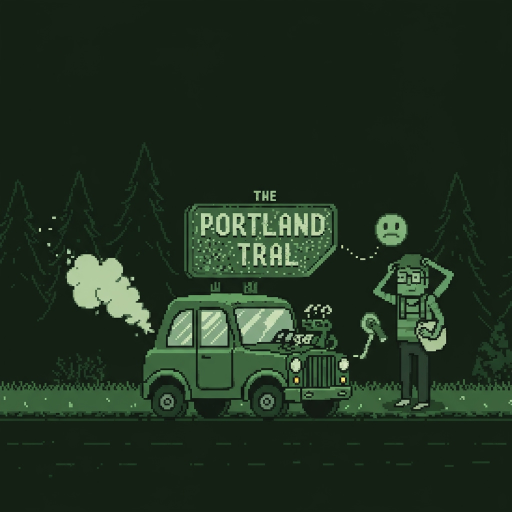
#> input picture images/the_portland_trail_00000.jpg, 1024 x 1024 px (shown at 1/2 size)
$ python -i prepare-assets.py   (imports and definitions only)
#> lines starting #> are read from the running program, lines starting #| are printed output that depends on the picture
# /// script
# requires-python = ">=3.10"
# dependencies = [
#     "pillow==12.3.0",
#     "fonttools==4.66.1",
#     "brotli==1.2.0",
# ]
# ///
"""Regenerate every file under app/assets from the preserved originals.

    uv run app/scripts/prepare-assets.py                  everything
    uv run app/scripts/prepare-assets.py --only scenes    or sprites, icons, font

Paths come from this file's location, so it runs from any directory (`npm run assets` starts it in app/).
Sources are only read: the scene JPEGs in images/, the masters in docs/handoff/graphics-v1 through -v5, and the
glyph sheet app/scripts/pixel-font.txt. The versions above are pinned because the output bytes depend on them.

    app/assets/scenes/<id>.webp            crop, sign repairs, WebP quality 82, at most 1536 wide
    app/assets/scenes/<id>-960.webp        the same at 960 wide, quality 78 (a narrower scene is not enlarged)
    app/assets/sprites/<name>.png          portraits, supply icons and the van, cut from the graphics-v1 masters
    app/assets/icons/<name>.png            app icons from graphics-v2/app-icon.png
    app/assets/fonts/portland-pixel.woff2  Portland Pixel, built by pixelfont.py and checked against the sheet
    app/assets/manifest.json               source and its hash, crop, repairs, size, bytes and hash of every file

Preview sheets for checking the results by eye go to app/test-results/assets/, which Git ignores. Nothing is
written anywhere else. The same sources give the same bytes, so a second run changes nothing.
"""

from __future__ import annotations

import argparse
import hashlib
import io
import json
import sys
from pathlib import Path

sys.dont_write_bytecode = True  # importing pixelfont must not leave app/scripts/__pycache__/ behind

HERE = Path(__file__).resolve().parent
sys.path.insert(0, str(HERE))

import brotli  # noqa: E402
import fontTools  # noqa: E402
import PIL  # noqa: E402
from PIL import Image, ImageDraw, ImageOps  # noqa: E402

import pixelfont  # noqa: E402

ROOT = HERE.parents[1]
ASSETS = ROOT / 'app' / 'assets'
PREVIEWS = ROOT / 'app' / 'test-results' / 'assets'
CATEGORIES = ('scenes', 'sprites', 'icons', 'font')

SCENE_WIDTH, SCENE_QUALITY = 1536, 82
PHONE_WIDTH, PHONE_QUALITY = 960, 78
WEBP_METHOD = 6  # the slowest and smallest


def original(number: int) -> str:
    return f'images/the_portland_trail_{number:05d}.jpg'


# Scene id: (source, crop as (left, top, right, bottom) or None), as in spec section 7.
SCENES = {
    'title': ('docs/handoff/graphics-v5/title-road-ahead.png', None),
    'travel': (original(8), (0, 340, 1024, 940)),
    'departure': (original(5), None),
    'rest-stop': (original(11), None),
    'motel': (original(12), (0, 195, 1024, 1024)),
    'landmark': (original(18), None),
    'crypto': (original(10), None),
    'food-carts': (original(1), None),
    'victory': (original(16), (0, 175, 1024, 1024)),
    'loss': (original(4), (0, 180, 1024, 865)),
    'breakdown': (original(0), (0, 340, 1024, 1024)),
    'doomscrolling': (original(13), (0, 160, 1024, 1024)),
    'illness': (original(3), None),
    'free-box': (original(15), (0, 125, 1024, 1024)),
    'wifi': (original(2), (0, 105, 1024, 865)),
    'nft': (original(14), None),
    'bike-convoy': (original(6), (287, 250, 1024, 900)),
    'city-street': (original(7), (0, 110, 1024, 1024)),
    'outbreak': (original(9), (0, 70, 1024, 930)),
    **{
        name: (f'docs/handoff/graphics-v2/{name}.png', None)
        for name in ('mushroom-market', 'river-ferry', 'forest-camp', 'bookshop', 'road-forest')
    },
    **{name: (f'docs/handoff/graphics-v3/{name}.png', None) for name in ('road-river', 'road-city', 'heatwave')},
    **{
        name: (f'docs/handoff/graphics-v4/{name}.png', None)
        for name in ('road-pines', 'road-outskirts', 'sasquatch', 'toll-troll', 'brunch-line')
    },
}

# Sign repairs (L7), applied to the cropped scene before it is encoded. `rect` is the part of the sign's interior
# that is painted flat in `fill`: (left, top, right, bottom) in the cropped image, right and bottom exclusive, as
# for a crop. Each line is set in Portland Pixel at a whole-number `scale` in `color`; the lines are centred in
# `rect` as one block with `gap` pixels between them. `was` is what the sign said before. The colours were sampled
# from each sign: the fill is the median of its interior, the lettering the median of the original strokes' cores.
# Two optional keys serve a sign that is not a plain rectangle: `area`, the corners of a polygon (inclusive pixel
# coordinates) painted flat instead of `rect`, which then only places the lines; and `shadow`, a colour and an
# [x, y] offset at which the lines are drawn first, for a sign whose own letters cast one.
REPAIRS = {
    'victory': [
        {
            'was': 'WHITE STAG over garbled letters',
            'rect': [208, 314, 416, 398],
            'fill': '#9eca84',
            'color': '#23381c',
            'lines': [{'text': 'WHITE STAG', 'scale': 3}, {'text': 'PORTLAND OREGON', 'scale': 2}],
            'gap': 10,
        },
        {
            'was': 'garbled letters on the plate beneath',
            'rect': [222, 413, 389, 434],
            'fill': '#a0c987',
            'color': None,
            'lines': [],
            'gap': 0,
        },
        {
            'was': 'the foot of the first garbled letter, on the lower lip of the plate',
            'rect': [225, 434, 361, 436],
            'fill': '#a0c987',
            'color': None,
            'lines': [],
            'gap': 0,
        },
        {
            'was': "POWELLL'S BOOKS",
            'rect': [738, 324, 887, 390],
            'fill': '#22301c',
            'color': '#acd394',
            'lines': [{'text': "POWELL'S", 'scale': 3}, {'text': 'BOOKS', 'scale': 3}],
            'gap': 9,
        },
    ],
    'loss': [
        {
            'was': 'GAME OVER over garbled letters',
            'rect': [797, 228, 975, 291],
            'fill': '#1c421d',
            'color': '#85b578',
            'lines': [{'text': 'GAME OVER', 'scale': 3}, {'text': 'NO SIGNAL', 'scale': 2}],
            'gap': 8,
        },
    ],
    'breakdown': [
        {
            'was': 'PORTLAND over TRAL on a speckled panel; the small THE above the panel stays as it is',
            'rect': [388, 76, 664, 206],
            # Inside the panel's inner line. The left side keeps the frame's bevel (x 377-387) and the step where
            # it meets the bottom line, the top-left corner is cut clear of its stepped line, and the bottom-right
            # follows the dotted diagonal one pixel short of each dot.
            'area': [
                [398, 76], [656, 76], [659, 79], [663, 79], [663, 146], [659, 150], [652, 158], [648, 163],
                [636, 173], [625, 187], [618, 195], [613, 199], [613, 201], [607, 202], [607, 205], [410, 205],
                [410, 204], [394, 204], [394, 201], [388, 201], [388, 86],
            ],
            'fill': '#3c613d',
            'color': '#c2dcb1',
            'shadow': {'color': '#0e210e', 'offset': [0, 5]},
            'lines': [{'text': 'PORTLAND', 'scale': 5}, {'text': 'TRAIL', 'scale': 5}],
            'gap': 15,
        },
    ],
}

V1 = 'docs/handoff/graphics-v1/'
PORTRAITS = {  # profession: rectangle in the portrait master
    'influencer': (20, 0, 731, 577),
    'dev': (732, 0, 1374, 577),
    'prepper': (25, 580, 682, 1145),
    'barista': (704, 580, 1374, 1145),
}
SUPPLIES = {  # resource id: rectangle in the supply icon master
    'money': (25, 85, 453, 462),
    'food': (470, 30, 870, 460),
    'fuel': (908, 35, 1307, 463),
    'ammo': (1320, 94, 1774, 464),
    'parts': (24, 470, 474, 880),
    'kombucha': (542, 460, 791, 887),
    'nft': (869, 513, 1306, 887),
}
# File: (source, crop or None, cell). The subject is fitted into the cell less the padding and centred.
SPRITES = {
    **{
        f'sprites/portrait-{name}.png': (V1 + 'background-portraits-master.png', box, (128, 128))
        for name, box in PORTRAITS.items()
    },
    **{
        f'sprites/resource-{name}.png': (V1 + 'resource-icons-master.png', box, (64, 64))
        for name, box in SUPPLIES.items()
    },
    'sprites/van.png': (V1 + 'van-side-master.png', None, (256, 128)),
}
SPRITE_PADDING = 8
ALPHA_FLOOR = 35  # alpha at or below this is generator haze, ignored when measuring the subject

ICON_SOURCE = 'docs/handoff/graphics-v2/app-icon.png'
ICONS = {
    'icons/icon-192.png': 192,
    'icons/icon-512.png': 512,
    'icons/apple-touch-icon.png': 180,
    'icons/favicon-32.png': 32,
    'icons/favicon-16.png': 16,
}

FONT = pixelfont.FONT_FILE.relative_to(ASSETS).as_posix()
FONT_SOURCE = pixelfont.GLYPH_SHEET.relative_to(ROOT).as_posix()

Glyphs = dict[str, list[str]]


def sha256(data: bytes) -> str:
    return hashlib.sha256(data).hexdigest()


# [97 lines left out: functions encode, write, fit_width, check_box, repair, scene and 1 more, not called in this run]


def scene_bytes(image, width: int, quality: int) -> bytes:
    return encode(fit_width(image, width), 'WEBP', quality=quality, method=WEBP_METHOD)


# [54 lines left out: functions build_scenes, sprite, build_sprites, build_icons, build_font, not called in this run]


BUILDERS = {'scenes': build_scenes, 'sprites': build_sprites, 'icons': build_icons, 'font': build_font}


# Manifest


# [51 lines left out: functions outputs, write_manifest, strays, not called in this run]


# Preview sheets, in the game's colours


INK, PAPER, QUIET = '#07110a', '#e1eacb', '#92a588'
LABEL_SCALE = 2
LABEL_HEIGHT = 7 * LABEL_SCALE


def label(image, xy, text: str, glyphs: Glyphs, fill: str = PAPER) -> None:
    pixelfont.draw_text(image, xy, text, glyphs, LABEL_SCALE, fill)


def decoded(data: bytes):
    with Image.open(io.BytesIO(data)) as opened:
        return opened.convert('RGB')


def shown(file: str, factor: int = 1):
    """An asset as it looks on the game's ink, enlarged without smoothing."""
#> called with factor = 1
    with Image.open(ASSETS / file) as opened:
#> opened is the input picture: PIL image 1024x1024 RGB; mean R, G, B 31.8, 48.3, 31.6
        image = opened.convert('RGBA')
    canvas = Image.new('RGBA', image.size, INK)
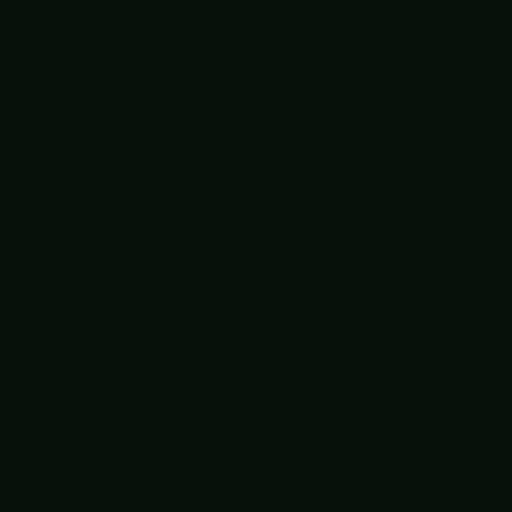
#> canvas: PIL image 1024x1024 RGBA (shown at 1/2 size); mean R, G, B, A 7, 17, 10, 255
    canvas.alpha_composite(image)
    return zoom(canvas.convert('RGB'), factor)


def zoom(image, factor: int):
    if factor == 1:
        return image
    return image.resize((image.width * factor, image.height * factor), Image.Resampling.NEAREST)


# [132 lines left out: functions stack, scene_sheet, repair_sheets, sprite_sheet, main, not called in this run]


# [2 lines not run here, left out]

>>> result = shown('../../images/the_portland_trail_00000.jpg')
